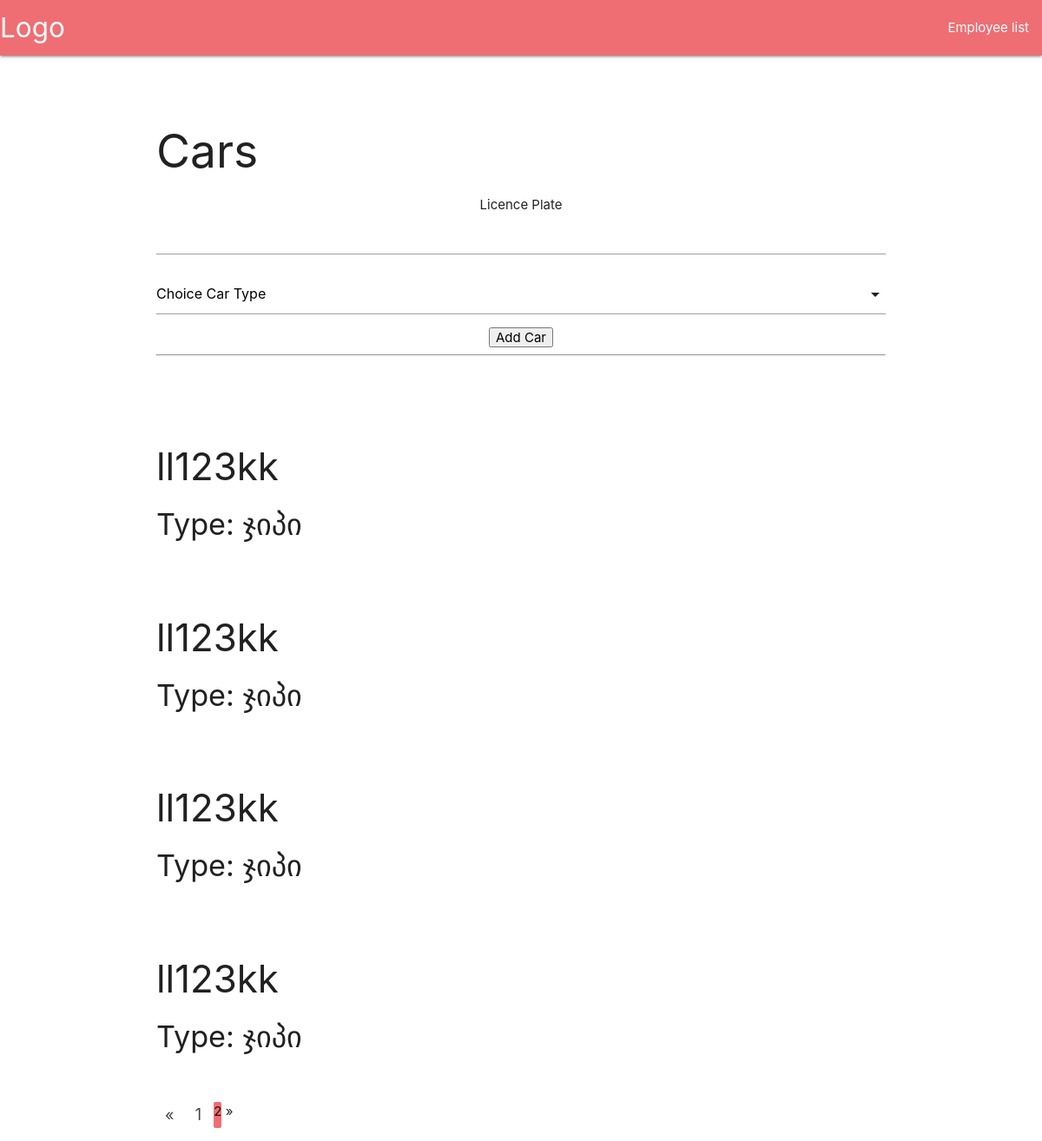
The app's page /base/car_list?page=2 with its own data.
### carwash/models.py (models this page shows, shortened)
class Car(models.Model):
    car_type = models.ForeignKey(
        to='CarType',
        on_delete=models.SET_NULL,
        null=True, related_name='cars'
    )
    licence_plate = models.CharField(max_length=20, verbose_name=_("License plate"))
    class Meta:
        verbose_name = _('Car')
        verbose_name_plural = _('Cars')

class CarType(models.Model):
    name = models.CharField(max_length=45, verbose_name=_('Car Type'), unique=True)
    price = models.DecimalField(max_digits=4, decimal_places=2)
    def __str__(self):
        return self.name

### carwash/views.py (the view)
# urls.py: path('base/car_list', car_list, name='car_list')
def car_list(request):
    cars_list = Car.objects.all()
    page = request.GET.get('page', 1)
    paginator = Paginator(cars_list, 10)
    cars = paginator.page(page)
    car_form = CarForm()
    if request.method == 'POST':
        car_form = CarForm(request.POST)
        if car_form.is_valid():
            car: Car = car_form.save(commit=False)
            car.save()
            car_form = CarForm()
    return render(request, 'carwash/cars.html', context={'cars': cars, 'form': car_form})

### carwash/forms.py
class CarForm(forms.ModelForm):
    licence_plate = CharField(widget=forms.TextInput(attrs={'class': 'car-input-fields'}))
    car_type = ModelChoiceField(empty_label='Choice Car Type', queryset=CarType.objects.all())
    class Meta:
        model = Car
        fields = ('licence_plate', 'car_type')

### carwash/templates/carwash/cars.html (shortened to what this page needs)
{% extends 'carwash/base.html' %}
    {% load static %}
{% block content %}
    <section id="cars">
        <div class="container">
            <div class="section-header">
                <br>
                <br>
                <h2 class="section-title text-center wow fadeInDown">Cars</h2>
            </div>
            <form class="contact100-form validate-form car-form center" action="car_list" method="post">
                <div class="wrap-input100 validate-input">
                    <span class="label-input100">Licence Plate</span>
                    <div >
                        {{ form.licence_plate }}
                    </div>
                </div>
                <div class="input-field col s12">
                 </div>
                <div class="container-contact100-form-btn">
                    <div class="wrap-contact100-form-btn">
                        <button class="contact100-form-btn">
							<span>
								Add Car
							</span>
                        </button>
                    </div>
                </div>
            </form>
            <hr>
            <br>
            <br>
            <div class="row">
                {% for car in cars %}
                    <div class="col-md-3 col-sm-6 card-margin ">
                            <div>
                                <div class="text-center">
                                    <br>
                                    <h3>{{ car.licence_plate }}</h3>
                                    <h4>Type: {{ car.car_type }}</h4>
                                    <br>
                                </div>
                            </div>
                    </div>
                {% endfor %}
            </div>
        {% if cars.has_other_pages %}
                <ul class="pagination">
                    {% if cars.has_previous %}
                        <li><a href="?page={{ cars.previous_page_number }}">&laquo;</a></li>
                    {% else %}
                        <li class="disabled"><span>&laquo;</span></li>
                    {% endif %}
                    {% for i in cars.paginator.page_range %}
                        {% if cars.number == i %}
                            <li class="active"><span>{{ i }}</span></li>
                        {% else %}
                            <li><a href="?page={{ i }}">{{ i }}</a></li>
                        {% endif %}
                    {% endfor %}
                    {% if cars.has_next %}
                        <li><a href="?page={{ cars.next_page_number }}">&raquo;</a></li>
                    {% else %}
                        <li class="disabled"><span>&raquo;</span></li>
                    {% endif %}
                </ul>
            {% endif %}
        </div>
    </section>
{% endblock %}

### records on screen
Car: licence_plate "ll123kk", car_type "ჯიპი"
Car: licence_plate "ll123kk", car_type "ჯიპი"
Car: licence_plate "ll123kk", car_type "ჯიპი"
Car: licence_plate "ll123kk", car_type "ჯიპი"

### other values on screen
{{ i }} "1"
{{ i }} "2"
